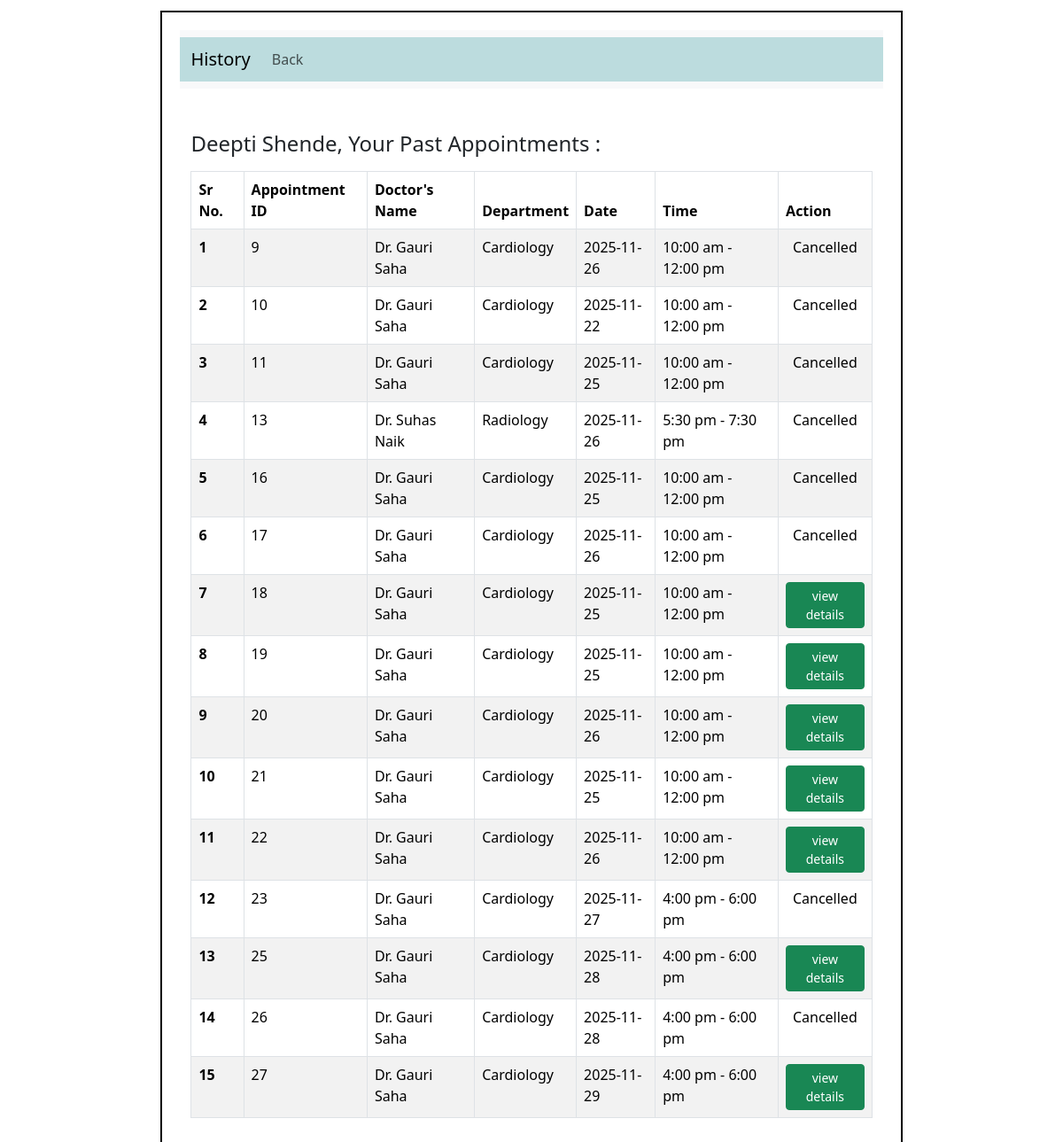
Before: /patient/3/past_appointments with the older database file.
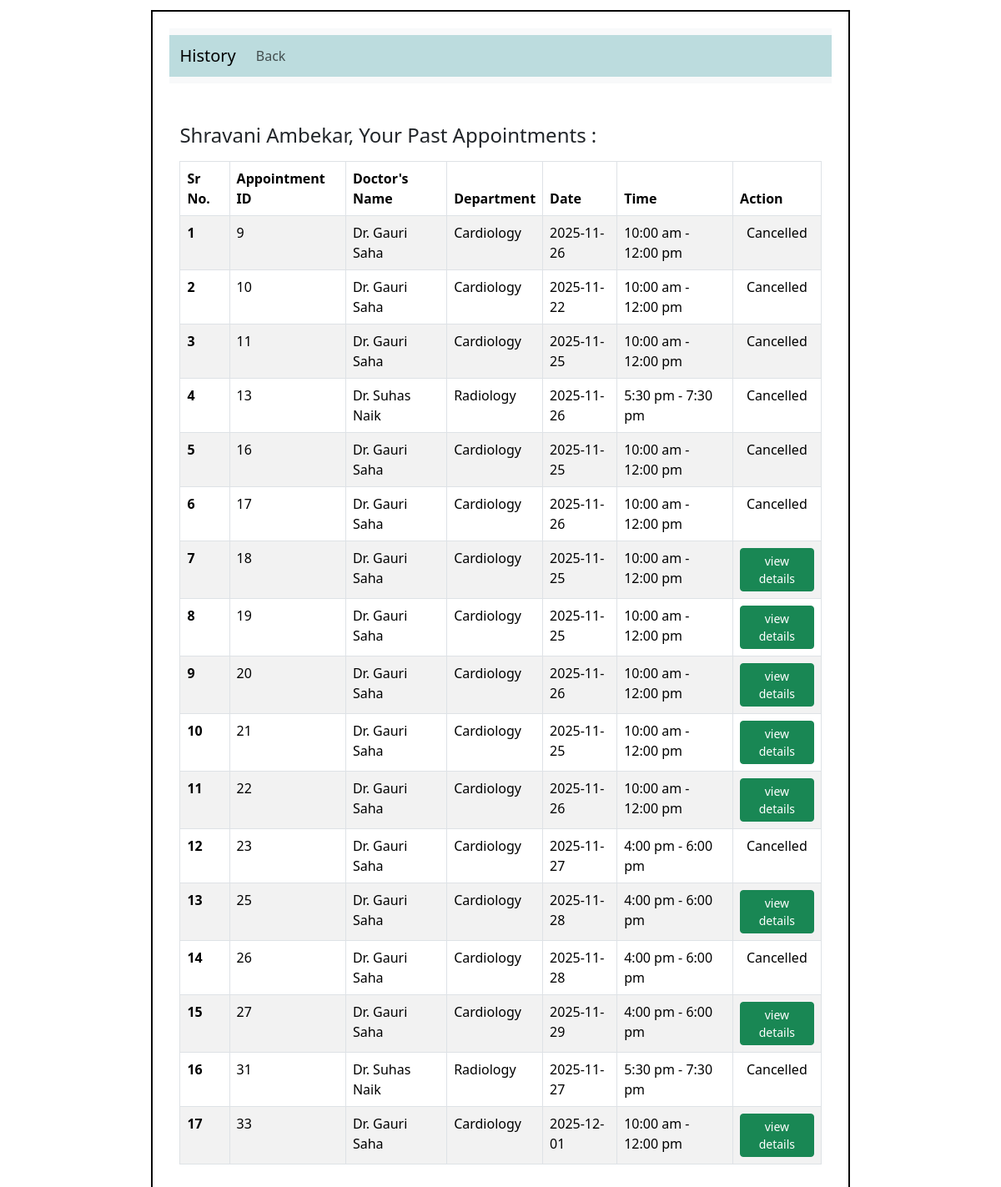
After: the same page with the newer database file.
### application/models.py (models this page shows)
class Patient(db.Model):
    __tablename__ = "Patient"
    patient_id = db.Column(db.Integer, primary_key=True)
    name = db.Column(db.String(), nullable=False)
    phone = db.Column(db.String())
    age = db.Column(db.Integer)
    gender = db.Column(db.String())
    email = db.Column(db.String(), unique=True)
    username = db.Column(db.String(), unique=True, nullable=False)
    password = db.Column(db.String(), nullable=False)
    address = db.Column(db.String())
    patient_type = db.Column(db.String(), default='OPD')  # OPD/IPD
    status = db.Column(db.String(), default='Active')
    consultant = db.Column(db.Integer, db.ForeignKey('Doctor.doctor_id'))  #foreignkey
    appointments = db.relationship('Appointment', backref='patient', lazy=True)  # relationship
    treatment = db.relationship('Treatment', backref='patient', lazy=True) #realtionship

class Appointment(db.Model):
    __tablename__ = "Appointment"
    appointment_id = db.Column(db.Integer, primary_key=True)
    date = db.Column(db.String() , nullable=False)
    time = db.Column(db.String(), nullable=False)
    status = db.Column(db.String(), default='Upcoming', nullable=False)
    doctor_id = db.Column(db.Integer, db.ForeignKey('Doctor.doctor_id'))   #foreignkey
    patient_id = db.Column(db.Integer, db.ForeignKey('Patient.patient_id'))  #foreignkey

class Doctor(db.Model):
    __tablename__ = "Doctor"
    doctor_id = db.Column(db.Integer, primary_key=True)
    name = db.Column(db.String(), nullable = False)
    phone = db.Column(db.String(), nullable = False)
    age = db.Column(db.Integer, nullable = False)
    gender = db.Column(db.String(), nullable = False)
    email = db.Column(db.String(), unique=True, nullable = False)
    username = db.Column(db.String(), unique=True, nullable=False)
    password = db.Column(db.String(), nullable=False)
    appointments = db.relationship('Appointment', backref='doctor', lazy=True)  # relationship
    dept_id= db.Column(db.Integer, db.ForeignKey('Department.department_id'))    #foreignkey
    role = db.Column(db.String())
    info = db.Column(db.String())
    exp_year = db.Column(db.Integer)

class Department(db.Model):
    __tablename__ = "Department"
    department_id = db.Column(db.Integer, primary_key = True)
    department_name = db.Column(db.String(), nullable=False)
    info = db.Column(db.String(), nullable=False)
    doctors = db.relationship('Doctor', backref='dept', lazy=True) #relationship

### application/controllers.py (the view)
@app.route("/patient/<int:pat_id>/past_appointments", methods=['GET'])
def past_appointments(pat_id):
    patient = Patient.query.filter_by(patient_id=pat_id).first()
    appoint = Appointment.query.filter(Appointment.patient_id==patient.patient_id, Appointment.status.in_(["Completed", "Cancelled"])).all()
    return render_template('p_past_appoint.html', patient=patient, appoint=appoint)

### templates/p_past_appoint.html (shortened to what this page needs)
<!DOCTYPE html>
<html lang="en">
    <head>
        <link rel="stylesheet" href="/static/style.css">
        <link href="https://cdn.jsdelivr.net/npm/bootstrap@5.3.8/dist/css/bootstrap.min.css" rel="stylesheet"
>
    </head>
    <body>
        <div id="main">
            <div id="canvas">
                <nav class="navbar navbar-expand-lg bg-body-tertiary">
                    <div id="nav" class="container-fluid">
                        <a class="navbar-brand">History</a>
                        <div class="collapse navbar-collapse" id="navbarSupportedContent">
                            <ul class="navbar-nav me-auto mb-2 mb-lg-0">
                                <li class="nav-item">
                                    <a class="nav-link" href="/patient/{{patient.patient_id}}">Back</a>
                                </li>
                            </ul>
                    </div>
                </nav>
                <div id="content">
                    <div class="container my-5">
                        <div class="d-flex align-items-center mb-3">
                            <h4 class="m-0 me-2">{{patient.name}}, Your Past Appointments : </h4> <br>
                        </div>
                        <table class="table border table-bordered table-striped">
                            <thead>
                                <tr>
                                    <th scope="col">Sr No.</th>
                                    <th scope="col">Appointment ID</th>
                                    <th scope="col">Doctor's Name</th>
                                    <th scope="col">Department</th>
                                    <th scope="col">Date</th>
                                    <th scope="col">Time</th>
                                    <th scope="col">Action</th>
                                </tr>
                            </thead>
                            <tbody>
                                {% set ns = namespace(found=false, count=0) %}
                                {% for a in appoint %}
                                    {% if a %}
                                    {% set ns.count = ns.count + 1 %}
                                    {% set ns.found = true %}
                                    <tr>
                                        <th scope="row">{{ ns.count }}</th>
                                        <!-- {% set dr = a.doctor %}
                                        {% set dept = dr.dept.department_name %} -->
                                        <td>{{ a.appointment_id }}</td>
                                        <td>Dr. {{ a.doctor.name }}</td>
                                        <td>{{ a.doctor.dept.department_name }}</td>
                                        <td>{{ a.date }}</td>
                                        <td>{{ a.time }}</td>
                                        {% if a.status == "Completed" %}
                                        <td class="text-center">
                                            <a href="/view_patient_history/{{a.appointment_id}}" class="btn btn-success btn-sm">view details</a>
                                        </td>
                                        {% elif a.status == "Cancelled" %}
                                            <td class="text-center" > Cancelled</td>
                                        {% endif %}
                                    </tr>
                                    {% endif %}
                                {% endfor %}
                            </tbody>
                        </table>
                </div>
            </div>
        </div>
    </body>
</html>

Changed rows visible on the page:
changed Patient: name "Deepti Shende" → "Shravani Ambekar"
now on this page (row edited): Appointment: count "16", appointment_id "31", doctor.name "Suhas Naik", doctor.dept.department_name "Radiology", date "2025-11-27", time "5:30 pm - 7:30 pm", status "Cancelled"
added Appointment: count "17", appointment_id "33", doctor.name "Gauri Saha", doctor.dept.department_name "Cardiology", date "2025-12-01", time "10:00 am - 12:00 pm"
